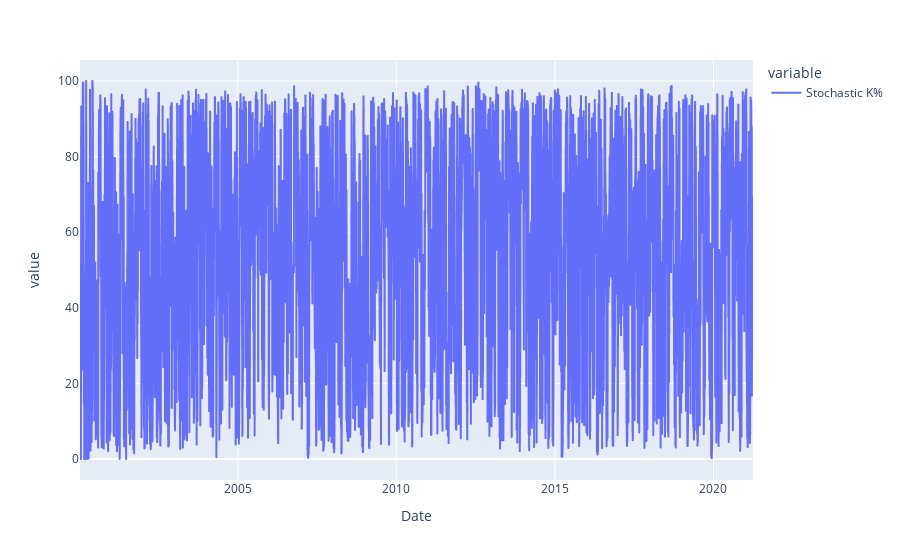

Here is the notebook cell this chart was saved with:
### Code cell
fig = px.line(df, x="Date", y=["Stochastic K%"])
fig.show()

### Figure 1 — Plotly figure (JSON) as saved in the notebook; plotly's stock layout.template omitted (floating-point values rounded to 4 significant figures; data arrays with more than 128 entries replaced by an {"elided": "..."} marker saying what was removed)
{"data": [{"hovertemplate": "variable=Stochastic K%<br>Date=%{x}<br>value=%{y}<extra></extra>", "legendgroup": "Stochastic K%", "line": {"color": "#636efa", "dash": "solid"}, "marker": {"symbol": "circle"}, "mode": "lines", "name": "Stochastic K%", "showlegend": true, "type": "scattergl", "x": {"elided": "5281 str values"}, "xaxis": "x", "y": {"elided": "5281 float values"}, "yaxis": "y"}], "layout": {"legend": {"title": {"text": "variable"}, "tracegroupgap": 0}, "margin": {"t": 60}, "xaxis": {"anchor": "y", "domain": [0, 1], "title": {"text": "Date"}}, "yaxis": {"anchor": "x", "domain": [0, 1], "title": {"text": "value"}}}}
